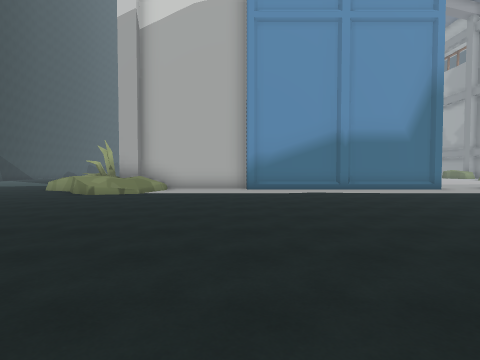
[1] (above)

20 first-person views from a walk through a scene from a Unity 3-D project. The camera is 1.5 m above the floor, tilts 2° down and sees 80° across. The floor is counted in squares, 2 m on a side. Each view is taken from the middle of a square. On the plan, view 1 faces up. The plan holds only what a view shows up to about 10 squares ahead; the rest is blank. The place goes on beyond the plan. The player is left out. Some surface patterns are stand-ins.

[2]
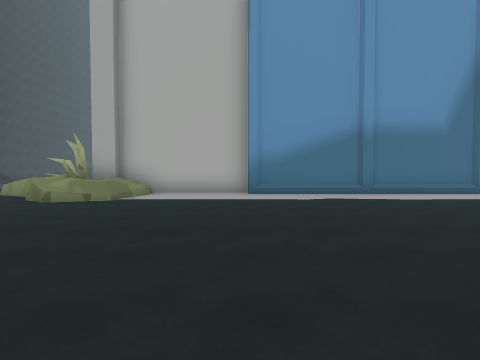

[3]
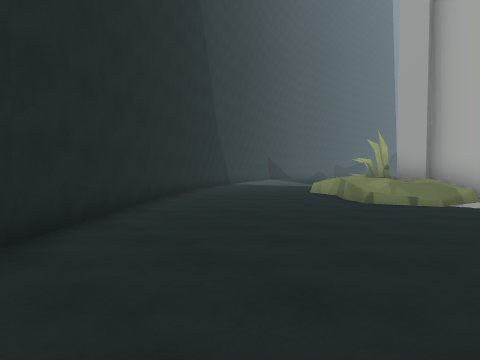

[4]
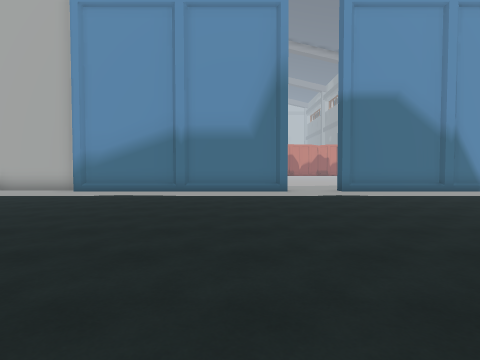

[5]
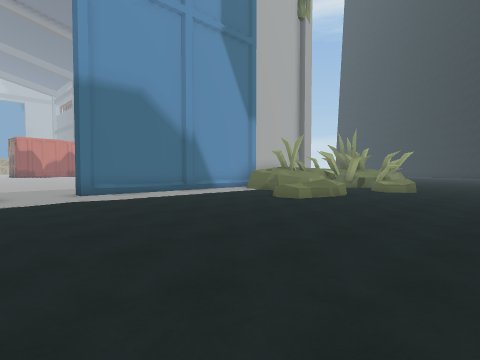

[6]
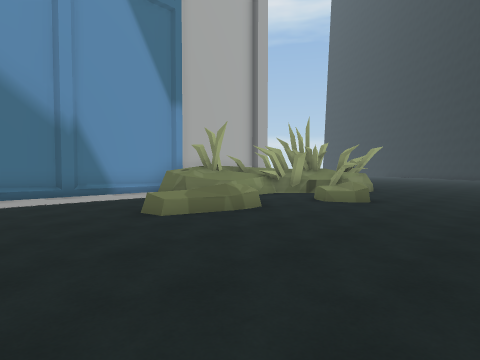

[7]
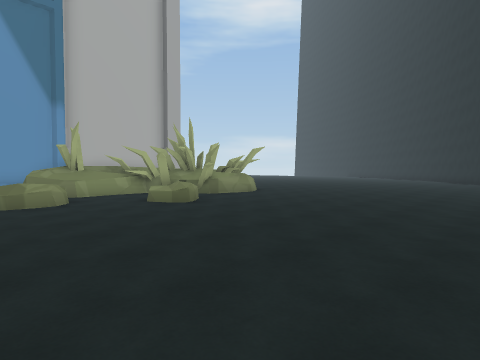

[8]
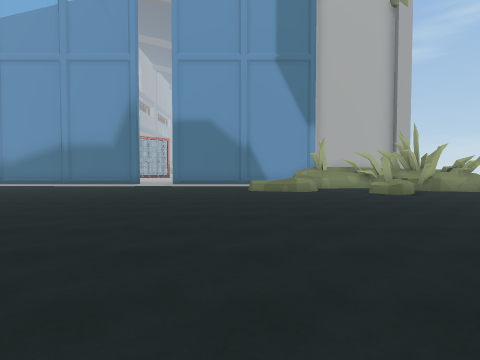

[9]
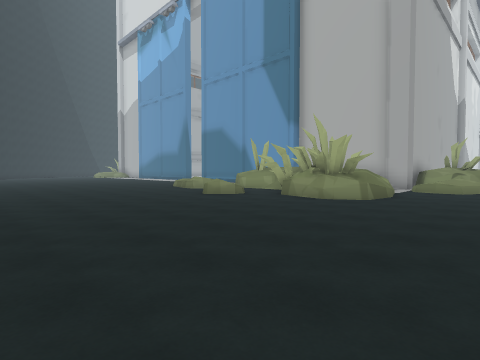

[10]
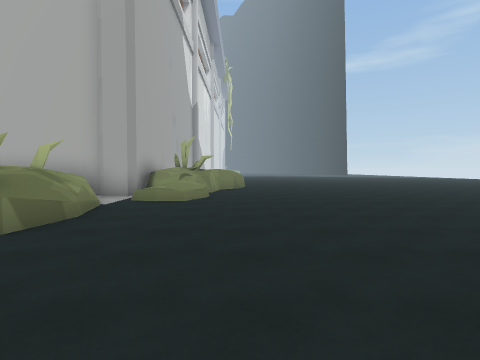

[11]
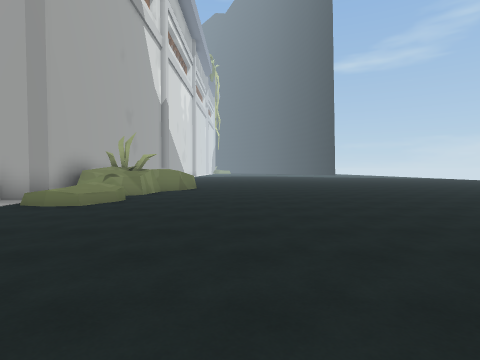

[12]
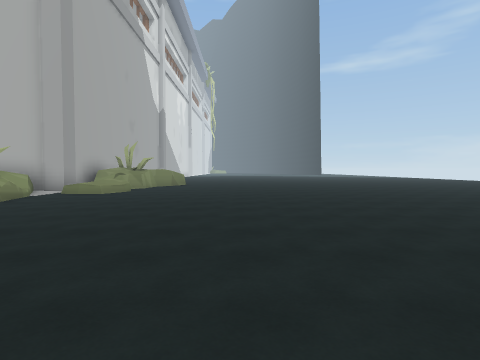

[13]
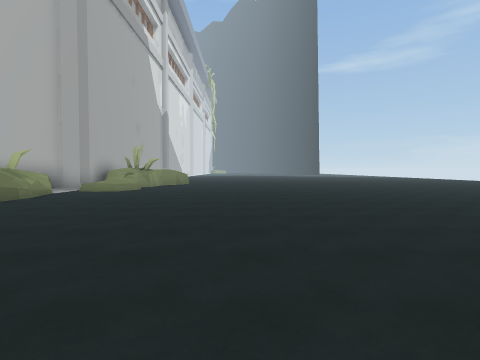

[14]
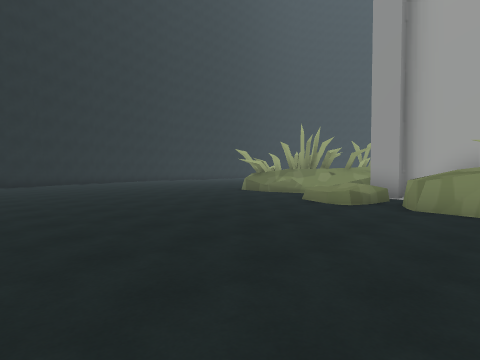

[15]
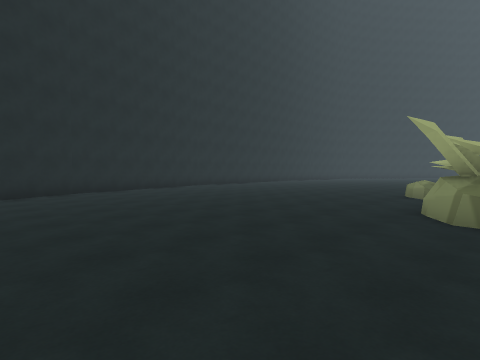

[16]
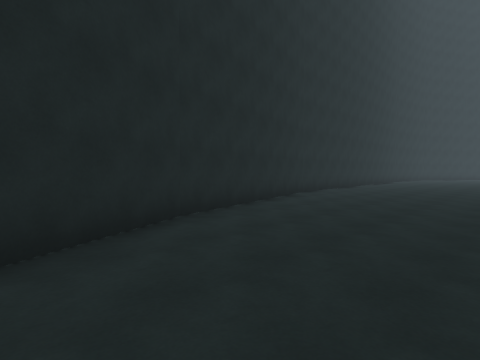

[17]
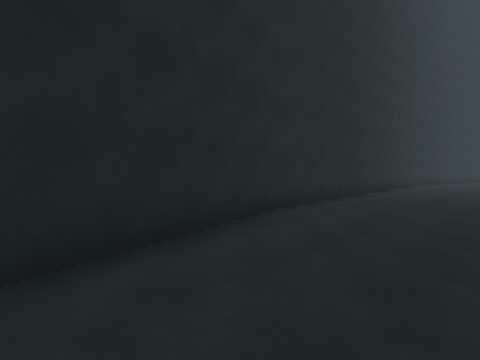

[18]
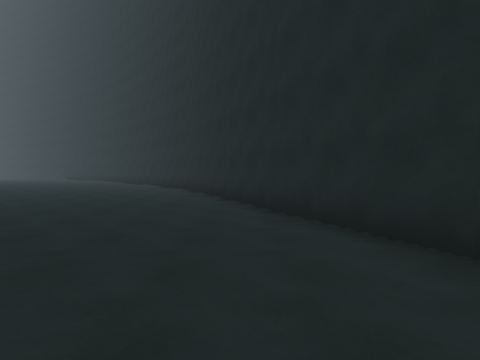

[19]
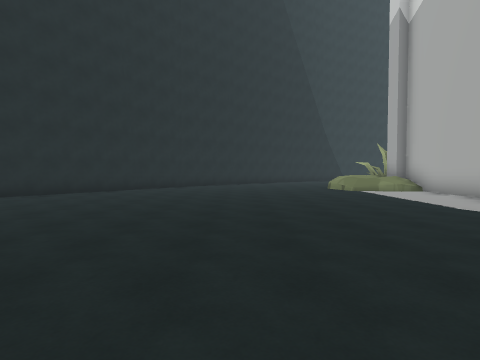

[20]
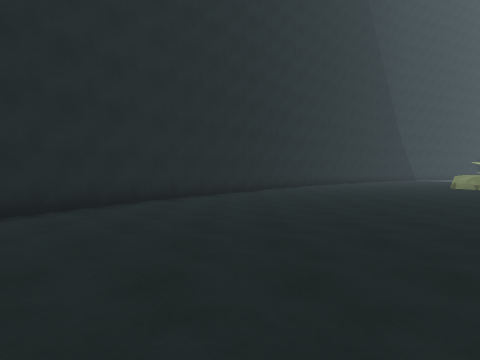

### Floor plan
Points are (right, up) in squares from view 1. A wall is a line through its corners. A room is listed if a view was taken in it or the views show most of it. See-through windows are left out.
Room 1 (views 1, 2, 3, 4, 5, 6, 7, 8, 9, 10, 11, 12, 13, 14, 15, 16, 17, 18, 19, 20)
walls: (16.3, 7.7) (15.2, 8.5) (15.5, 9.4); (16.7, 8.5) (16.6, 8.9); (18.6, 7.1) (18.8, 7.6); (7.8, 10.9) (0.2, 10.9); (16.2, 10.9) (9.5, 10.9); (18.9, 7.9) (17.6, 7.8); (19.7, 7.3) (18.7, 7.6); (21, 6.6) (21.1, 6.1); (21.3, 5.8) (19.8, 6.1) (19.4, 5.9); (12.4, -4.6) (18.6, -4.4); (22.2, 6.4) (21.2, 5.7) (20.7, 6.2); (18.5, -4.4) (24.5, -3); (21.9, 11.8) (21.9, 10.9); (21.5, 14) (21.5, 11.6); (22.8, 12.5) (22, 12.8); (0.2, 11.3) (-3.9, 11.3) (-3.9, 10.9); (0.2, -2.3) (2.6, -3.7); (24.3, -3) (32, 0.6); (24.1, 14) (24, 12.7) (23.4, 12.3); (-3, 0.3) (0.3, -2.3); (-8.7, 5.7) (-5.6, 2.4); (-10.4, 7.8) (-8.7, 5.6)
low walls: (14.3, 6) (13.5, 6.2); (15.4, 5.8) (14.6, 5.9); (18.2, 4.8) (17.8, 4.5); (18, 7.9) (16.3, 7.7); (18.7, 5.3) (18.1, 4.7); (18.8, 7.6) (18.5, 7.9); (19.3, 6.9) (18.9, 7.3); (19.5, 6.5) (19.2, 7.1); (22.2, 8.3) (22.4, 7.6) (22.3, 6.8); (23.4, 10) (23, 9.9) (22.3, 10.1); (-3.5, 8.9) (-4.5, 8.6) (-5.3, 9.1); (-5, 9) (-5.4, 9.2); (-5.6, 9.5) (-6, 10.1) (-7, 10.5)
ways out: opening at (8.5, 11)

Where each view was taken, in squares from view 1:
view 1: 0 up, 0 right, facing up
view 2: 2 up, 0 right, facing up
view 3: 2 up, 2 left, facing up-left
view 4: 1 up, 6 right, facing up
view 5: 2 up, 7 right, facing up-right
view 6: 2 up, 11 right, facing up-right
view 7: 1 down, 14 right, facing up-right
view 8: 4 down, 13 right, facing up
view 9: 1 down, 25 right, facing up-left
view 10: 3 up, 25 right, facing up
view 11: 4 up, 27 right, facing up
view 12: 1 up, 28 right, facing up
view 13: 0 up, 28 right, facing up
view 14: 14 up, 30 right, facing down-left
view 15: 7 up, 27 right, facing down-left
view 16: 1 up, 27 right, facing down-left
view 17: 1 down, 23 right, facing down-left
view 18: 1 down, 22 right, facing right
view 19: 5 up, 7 right, facing left
view 20: 0 up, 7 right, facing left
